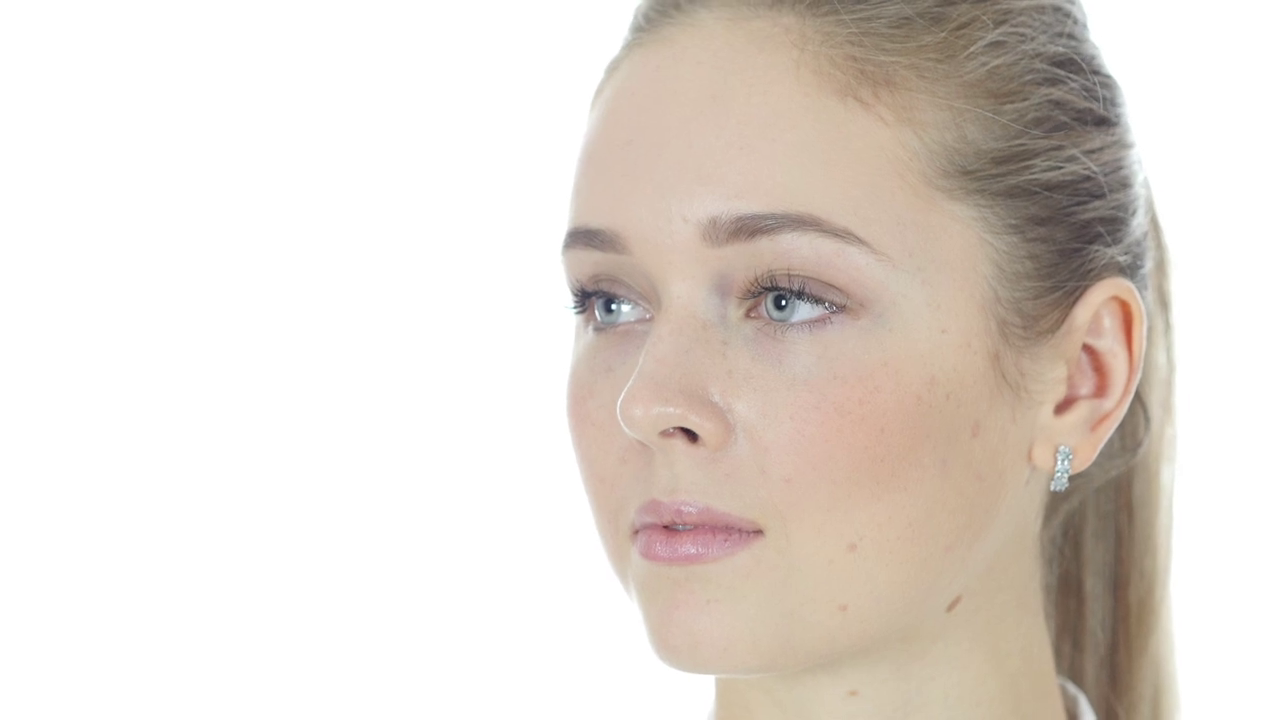
#> input picture frame 21 of video.mp4, 1280 x 720 px
$ python main.py
#> lines starting #> are read from the running program, lines starting #| are printed output that depends on the picture; after the words box and inside, x2 and y2 are one past the last pixel; in counts of white or black regions, pixels touching at a corner belong together
import cv2

cap = cv2.VideoCapture("video.mp4")
face = cv2.CascadeClassifier("haarcascade_frontalface_alt.xml")
eyes = cv2.CascadeClassifier("haarcascade_eye_tree_eyeglasses.xml")

while (cap.isOpened()) :
    ref , frame = cap.read()
#> frame is the input picture: shape (720, 1280, 3); mean B, G, R 210.5, 217.6, 225.8
    if ref == True :
        gray = cv2.cvtColor(frame , cv2.COLOR_BGR2GRAY)
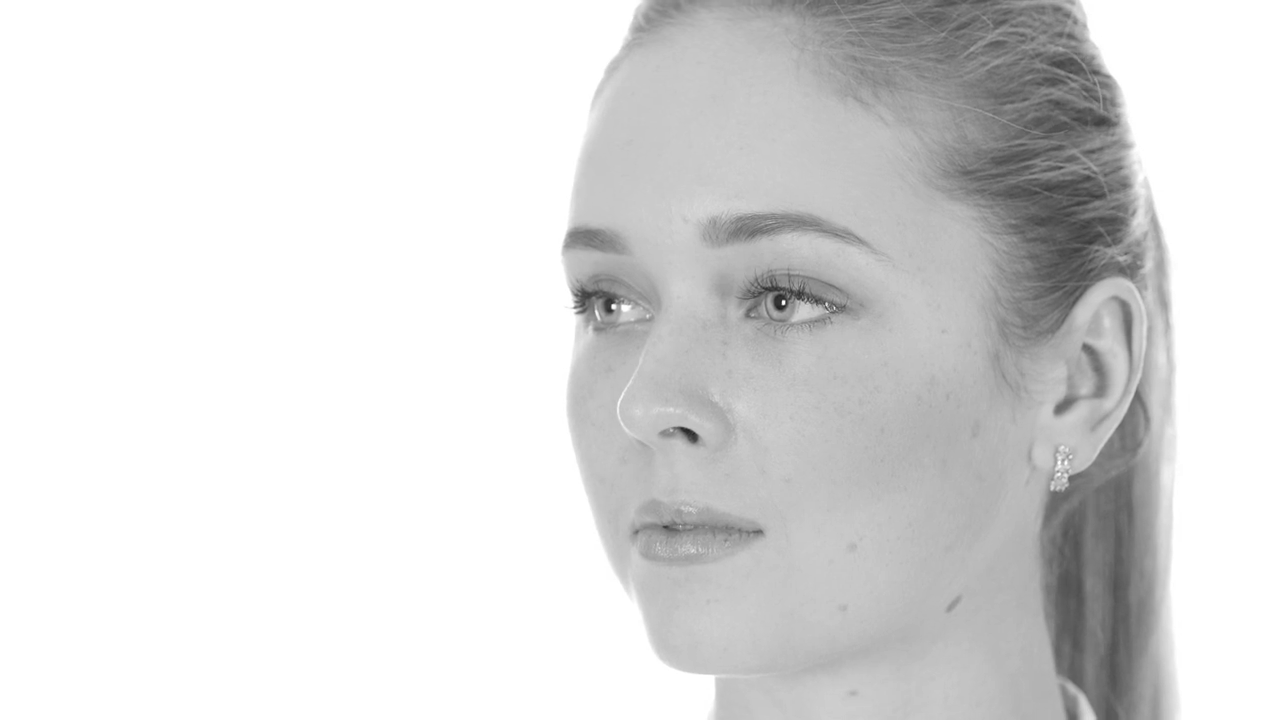
#> gray: shape (720, 1280); min 33, max 255, mean 219.2
        face_detect = face.detectMultiScale(gray , 1.1 , 5)
#> face_detect = [[458, 108, 473, 473]]
        eyes_detect = eyes.detectMultiScale(gray , 1.1 , 4)
#> eyes_detect = [[733, 247, 105, 105], [572, 268, 76, 76]]
        for (x,y,w,h) in face_detect :
            cv2.rectangle(frame,(x , y),(x + w , y + h) ,  (0,255,0) , 5)
            cv2.putText(frame , "Face" , (x-10 , y -10) , 2 , 0.5 , (255,255,255))
            for (ex , ey , ew , eh) in eyes_detect :
                cv2.rectangle(frame,(ex , ey),(ex + ew , ey + eh) ,  (0,0,255) , 3)
                cv2.putText(frame , "Eyes" , (ex-10 , ey -10) , 2 , 0.5 , (255,255,255))
#> this loop made 1 pass
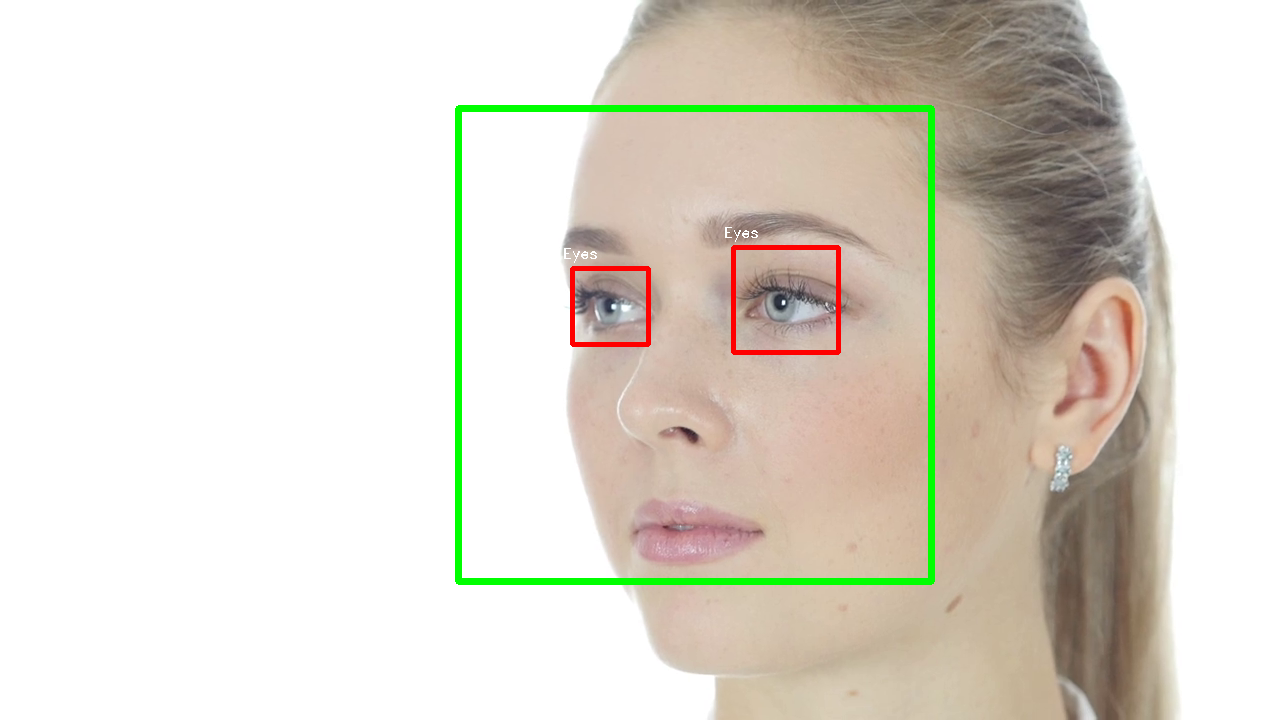
#> frame: shape (720, 1280, 3); 1.85% of pixels changed, all inside (x1, y1, x2, y2) = (455, 105, 935, 585)
    cv2.imshow("Output",frame)
    if cv2.waitKey(8) & 0xFF == ord("e") :
#> (key e is pressed here)
        break

cap.release()

cv2.destroyAllWindows()

$ run again, starting later in the video
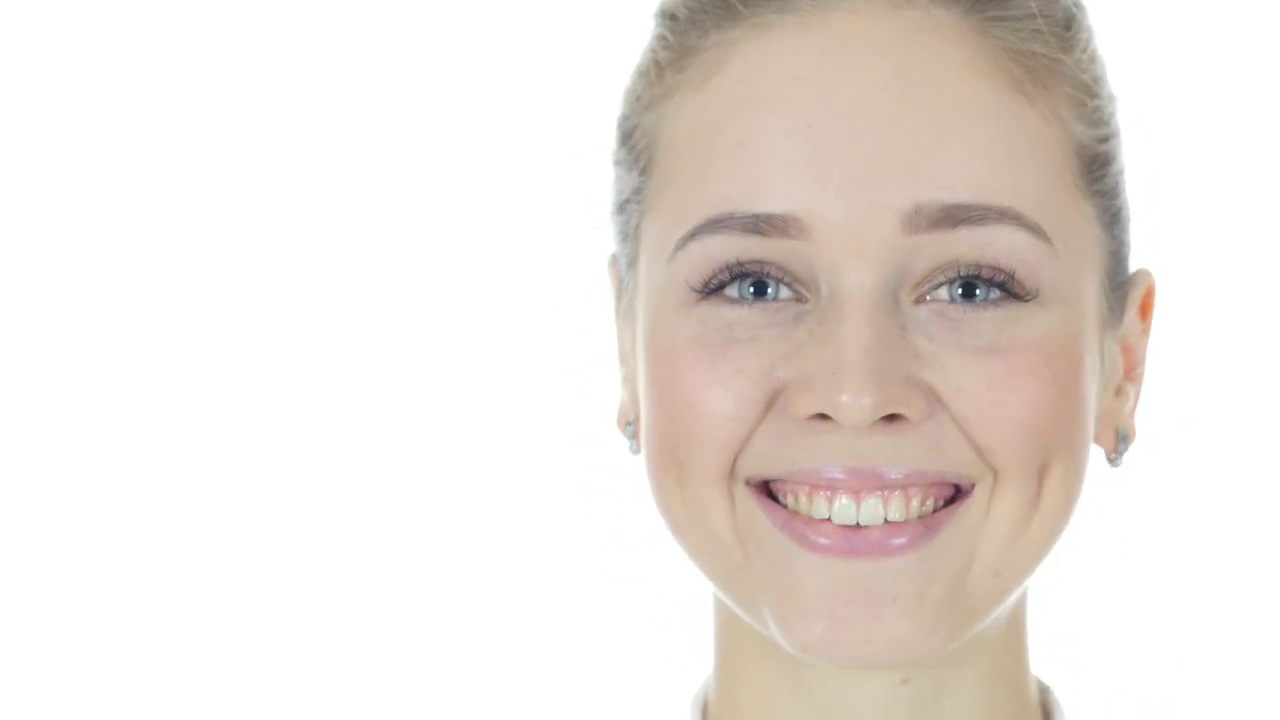
#> input picture frame 98 of video.mp4, 1280 x 720 px
#> frame is the input picture: shape (720, 1280, 3); mean B, G, R 222.2, 227.5, 234.8
#> `gray = cv2.cvtColor(frame , cv2.COLOR_BGR2GRAY)`:
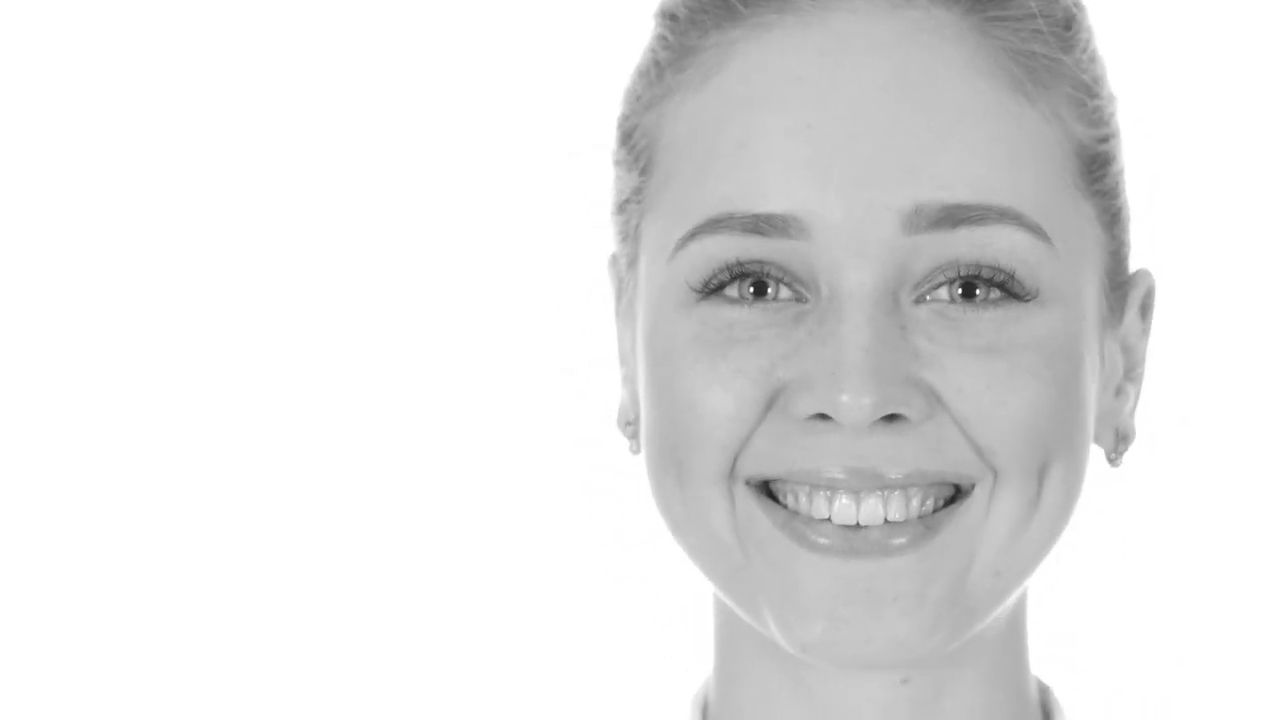
#> gray: shape (720, 1280); min 31, max 255, mean 229.1
#> face_detect = [[574, 59, 578, 578]]
#> eyes_detect = [[707, 242, 91, 91], [934, 263, 60, 60], [886, 202, 172, 172]]
#> the loop `for (x,y,w,h) in face_detect :` made 1 pass
#> after the loop `for (x,y,w,h) in face_detect :`:
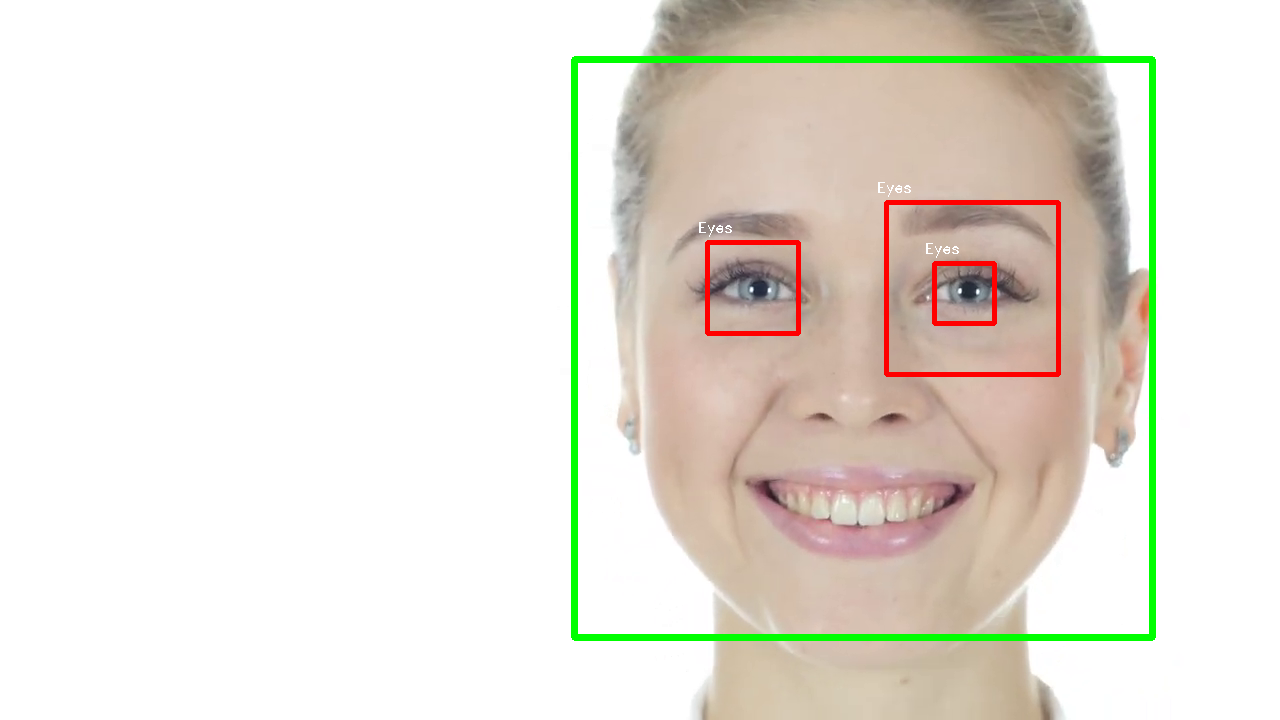
#> frame: shape (720, 1280, 3); 2.49% of pixels changed, all inside (x1, y1, x2, y2) = (571, 56, 1156, 641)

$ run again, starting later in the video
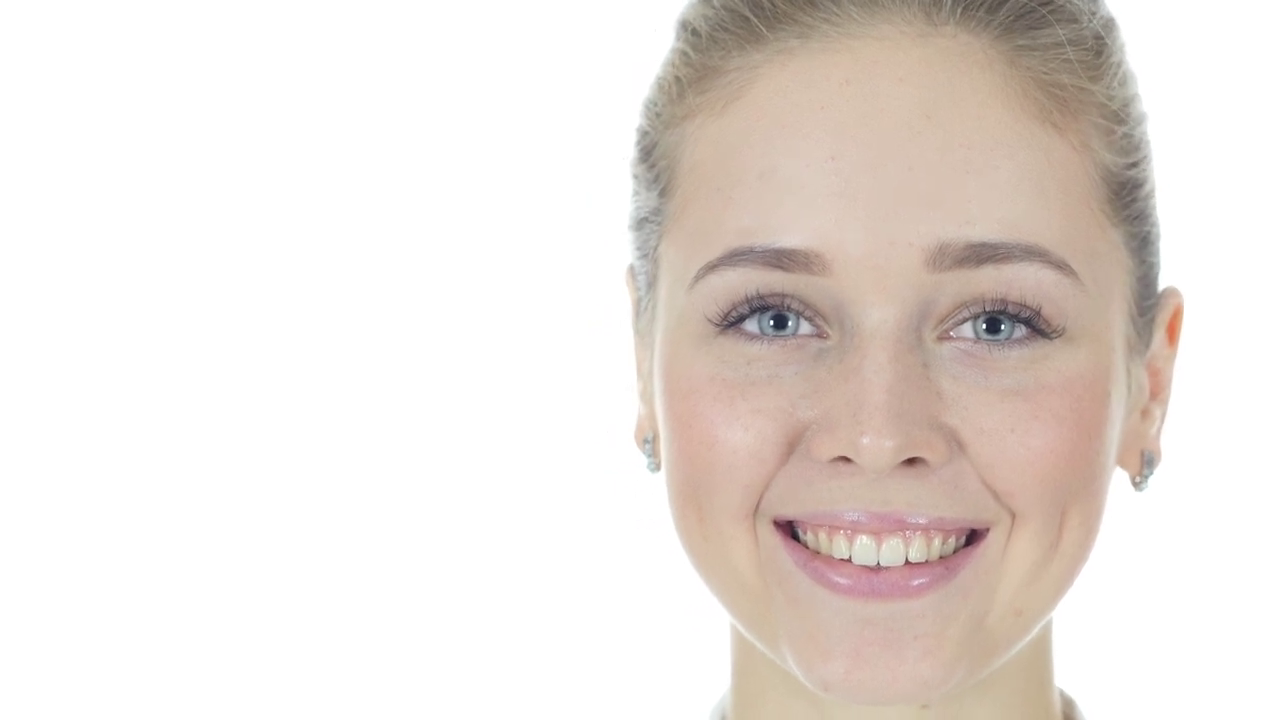
#> input picture frame 175 of video.mp4, 1280 x 720 px
#> frame is the input picture: shape (720, 1280, 3); mean B, G, R 220.7, 225.6, 233.3
#> `gray = cv2.cvtColor(frame , cv2.COLOR_BGR2GRAY)`:
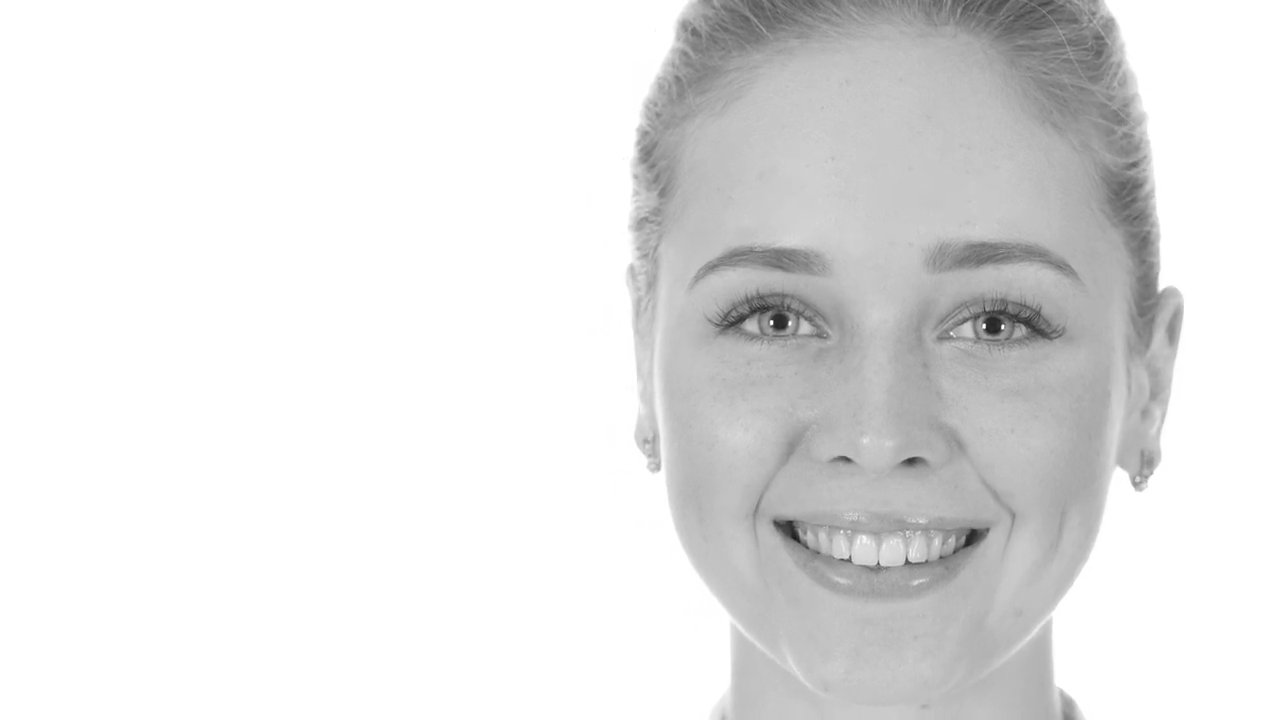
#> gray: shape (720, 1280); min 23, max 255, mean 227.4
#> face_detect = [[598, 98, 561, 561]]
#> eyes_detect = [[718, 267, 107, 107], [927, 257, 135, 135]]
#> the loop `for (x,y,w,h) in face_detect :` made 1 pass
#> after the loop `for (x,y,w,h) in face_detect :`:
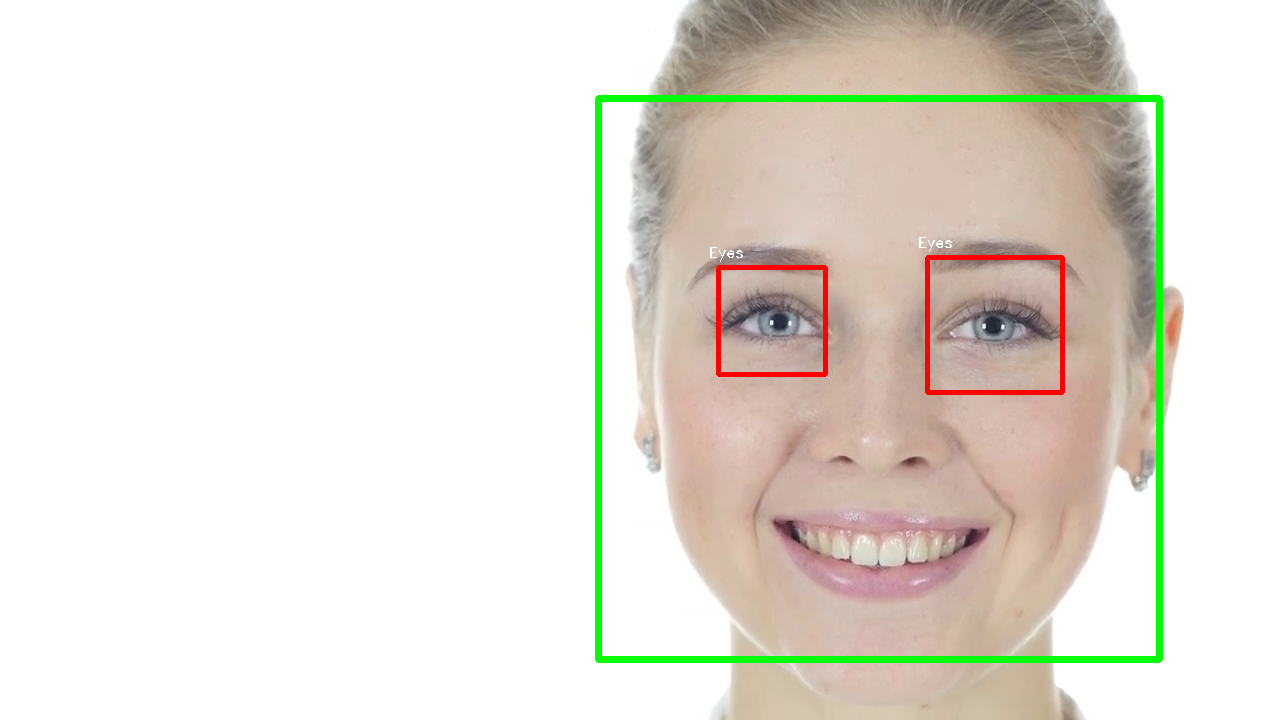
#> frame: shape (720, 1280, 3); 2.25% of pixels changed, all inside (x1, y1, x2, y2) = (595, 95, 1163, 663)
